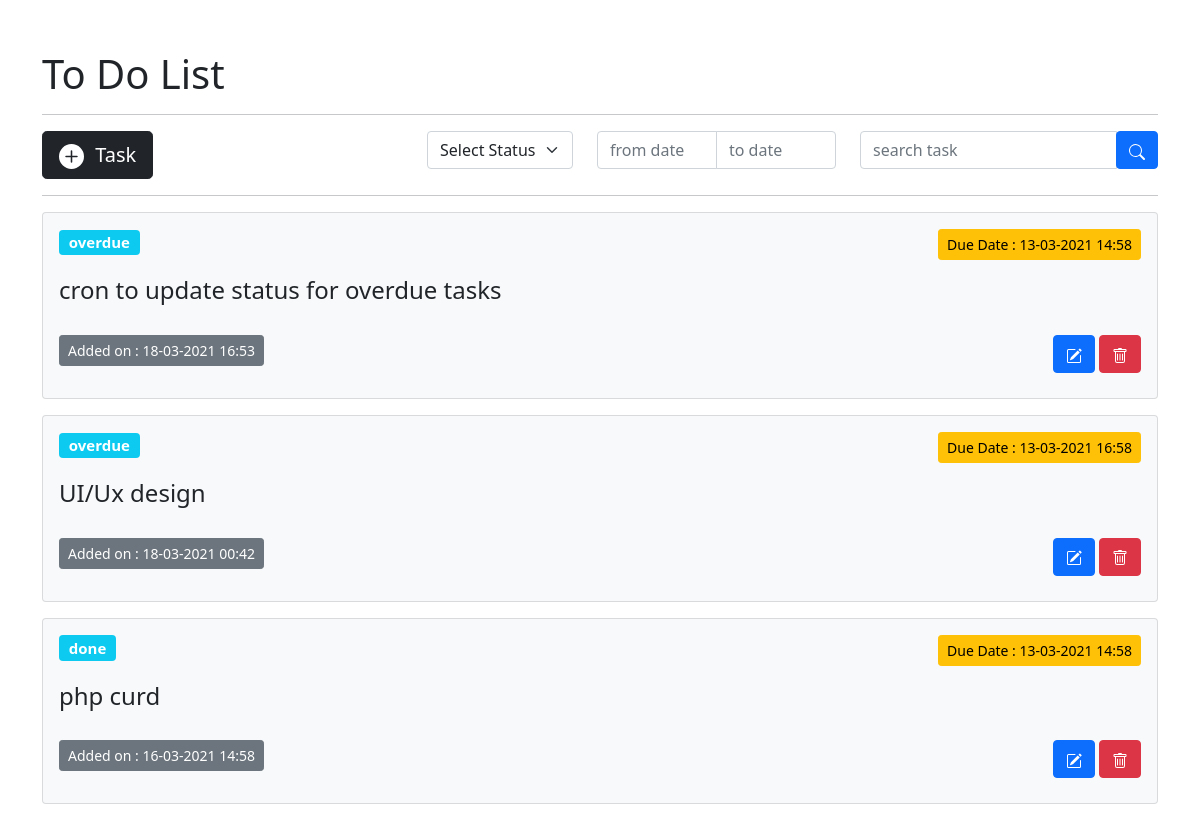
The page / on the database its author committed.
### tables this page shows
CREATE TABLE `items` (
  `id` int(11) NOT NULL,
  `item_detail` varchar(255) NOT NULL,
  `due_date` datetime NOT NULL,
  `status` enum('new','in process','done','overdue') NOT NULL,
  `added_date` datetime NOT NULL,
  `updated_date` datetime NOT NULL
);

### index.php (called while the page is built)
<?php
require("home.php");

### db_data.php (called while the page is built, shortened)
<?php
require("header.php");
function getData()
{
    $where = "1=1";
    global $db_conn;
    $sql = $db_conn->prepare("SELECT * FROM `items` WHERE $where ORDER BY `added_date` DESC");
    $sql->execute();
    $sql->setFetchMode(PDO::FETCH_ASSOC);
    $data = $sql->fetchAll();
    return $data;
}

### home.php (the view, shortened to what this page needs)
<!doctype html>
<html lang="en">
<head>
    <link href="./css/bootstrap.min.css" rel="stylesheet">
    <link rel="stylesheet" href="./css/jquery-ui.css">
</head>
<body style="margin-top:50px">
    <div class="container">
        <h1 class="center"> To Do List </h1>
    </div>
    <?php
    require("db_data.php");
    $data = getData();
    ?>
    <div class="container">
        <div>
            <hr>
            <div>
                <div class="float-start">
                    <button onclick="clearForm()" type="button" class="btn btn-dark btn-lg" data-bs-toggle="modal" data-bs-target="#exampleModal">
                        <svg xmlns="http://www.w3.org/2000/svg" width="25" height="25" fill="currentColor" class="bi bi-plus-circle-fill" viewBox="0 0 16 16">
                            <path d="M16 8A8 8 0 1 1 0 8a8 8 0 0 1 16 0zM8.5 4.5a.5.5 0 0 0-1 0v3h-3a.5.5 0 0 0 0 1h3v3a.5.5 0 0 0 1 0v-3h3a.5.5 0 0 0 0-1h-3v-3z" />
                        </svg> <span style="margin-left:6px">Task</span>
                    </button>
                </div>
                <div class="float-end">
                    <form action="">
                        <div class="row align-items-center">
                            <div class="col-auto">
                                <div class="input-group">
                                    <select class="form-select" name="status">
                                        <option selected>Select Status</option>
                                    </select>
                                </div>
                            </div>
                            <div class="col-auto">
                                <div class="input-group">
                                    <input class="form-control" type="text" id="from" name="from" style="width:120px" autocomplete="off" placeholder="from date" value="<?php echo (isset($_REQUEST['from']) && $_REQUEST['from'] != "") ? $_REQUEST['from'] : '' ?>">
                                    <input class="form-control" type="text" id="to" name="to" style="width:120px" autocomplete="off" placeholder="to date" value="<?php echo (isset($_REQUEST['to']) && $_REQUEST['to'] != "") ? $_REQUEST['to'] : '' ?>">
                                </div>
                            </div>
                            <div class="col-auto">
                                <div class=" input-group">
                                    <input class="form-control" type="search" id="s_task" placeholder="search task" name="task" autocomplete="off" value="<?php echo (isset($_REQUEST['task']) && $_REQUEST['task'] != "") ? $_REQUEST['task'] : '' ?>">
                                    <div class="input-group-append">
                                        <button type="submit" formaction="" class="btn btn-primary input-group-text">
                                        </button>
                                    </div>
                                </div>
                            </div>
                        </div>
                    </form>
                </div>
            </div>
        </div>
        <hr>
    </div>
    <?php if (!empty($data)) {
        foreach ($data as $rec) { ?>
            <div class="container">
                <div class="card text-dark bg-light mb-3">
                    <div class="card-body">
                        <div class="row-md">
                            <div class="col-md float-start">
                                <h5><span class="badge bg-info"><?php echo $rec['status']; ?></span></h5>
                            </div>
                            <div class="col-md float-end">
                                <p class="btn btn-warning btn-sm">Due Date : <?php echo date("d-m-Y H:i", strtotime($rec['due_date'])); ?></p>
                            </div>
                        </div>
                        <div class="clearfix"></div>
                        <h4 class="card-title" style="margin-bottom:30px">
                            <?php echo $rec['item_detail']; ?>
                        </h4>
                        <div class="row-md">
                            <div class="col-md float-start">
                                <p class="btn btn-secondary btn-sm">Added on : <?php echo date("d-m-Y H:i", strtotime($rec['added_date'])); ?></p>
                            </div>
                            <div class="col-md float-end">
                                <button type="button" class="btn btn-primary" data-bs-toggle="modal" data-bs-target="#exampleModal" onclick="setValues(<?php echo $rec['id']; ?>)">
                                </button>
                                <a class="btn btn-danger" href="remove.php?id=<?php echo $rec['id']; ?>" onclick="javascript: return confirm('Are you sure you want to remove <?php echo $rec['item_detail']; ?> task?')">
                                </a>
                            </div>
                        </div>
                        <div class="clearfix"></div>
                    </div>
                </div>
            </div>
        <?php }
    } ?>
</body>
</html>

### rows shown on the page
items: status "overdue", due_date "13-03-2021 14:58", item_detail "cron to update status for overdue tasks", added_date "18-03-2021 16:53"
items: status "overdue", due_date "13-03-2021 16:58", item_detail "UI/Ux design", added_date "18-03-2021 00:42"
items: status "done", due_date "13-03-2021 14:58", item_detail "php curd", added_date "16-03-2021 14:58"
